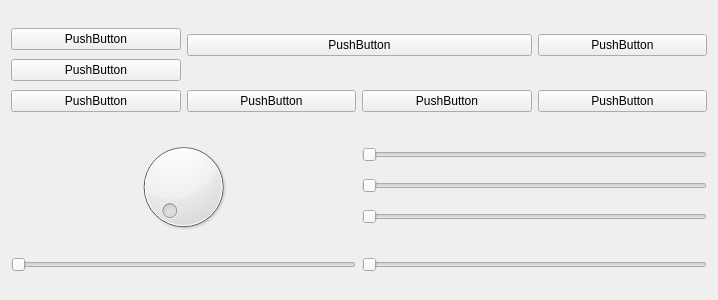
<?xml version="1.0" encoding="UTF-8"?>
<ui version="4.0">
 <class>Widget</class>
 <widget class="QWidget" name="Widget">
  <property name="geometry">
   <rect>
    <x>0</x>
    <y>0</y>
    <width>718</width>
    <height>300</height>
   </rect>
  </property>
  <property name="windowTitle">
   <string>Widget</string>
  </property>
  <layout class="QHBoxLayout" name="horizontalLayout">
   <item>
    <layout class="QGridLayout" name="gridLayout">
     <item row="0" column="0" rowspan="2">
      <layout class="QVBoxLayout" name="verticalLayout">
       <item>
        <widget class="QPushButton" name="pushButton">
         <property name="text">
          <string>PushButton</string>
         </property>
        </widget>
       </item>
       <item>
        <widget class="QPushButton" name="pushButton_2">
         <property name="text">
          <string>PushButton</string>
         </property>
        </widget>
       </item>
       <item>
        <widget class="QPushButton" name="pushButton_6">
         <property name="text">
          <string>PushButton</string>
         </property>
        </widget>
       </item>
      </layout>
     </item>
     <item row="0" column="1" colspan="2">
      <widget class="QPushButton" name="pushButton_4">
       <property name="text">
        <string>PushButton</string>
       </property>
      </widget>
     </item>
     <item row="0" column="3">
      <widget class="QPushButton" name="pushButton_8">
       <property name="text">
        <string>PushButton</string>
       </property>
      </widget>
     </item>
     <item row="1" column="2" colspan="2">
      <layout class="QHBoxLayout" name="horizontalLayout_2">
       <item>
        <widget class="QPushButton" name="pushButton_7">
         <property name="text">
          <string>PushButton</string>
         </property>
        </widget>
       </item>
       <item>
        <widget class="QPushButton" name="pushButton_5">
         <property name="text">
          <string>PushButton</string>
         </property>
        </widget>
       </item>
      </layout>
     </item>
     <item row="2" column="2" colspan="2">
      <layout class="QVBoxLayout" name="verticalLayout_3">
       <item>
        <widget class="QSlider" name="horizontalSlider">
         <property name="maximumSize">
          <size>
           <width>397</width>
           <height>16777215</height>
          </size>
         </property>
         <property name="orientation">
          <enum>Qt::Horizontal</enum>
         </property>
        </widget>
       </item>
       <item>
        <widget class="QSlider" name="horizontalSlider_3">
         <property name="maximumSize">
          <size>
           <width>397</width>
           <height>16777215</height>
          </size>
         </property>
         <property name="orientation">
          <enum>Qt::Horizontal</enum>
         </property>
        </widget>
       </item>
       <item>
        <widget class="QSlider" name="horizontalSlider_2">
         <property name="maximumSize">
          <size>
           <width>397</width>
           <height>16777215</height>
          </size>
         </property>
         <property name="orientation">
          <enum>Qt::Horizontal</enum>
         </property>
        </widget>
       </item>
      </layout>
     </item>
     <item row="2" column="0" colspan="2">
      <widget class="QDial" name="dial"/>
     </item>
     <item row="1" column="1">
      <widget class="QPushButton" name="pushButton_3">
       <property name="text">
        <string>PushButton</string>
       </property>
      </widget>
     </item>
     <item row="3" column="0" colspan="4">
      <layout class="QHBoxLayout" name="horizontalLayout_3">
       <item>
        <widget class="QSlider" name="horizontalSlider_6">
         <property name="orientation">
          <enum>Qt::Horizontal</enum>
         </property>
        </widget>
       </item>
       <item>
        <widget class="QSlider" name="horizontalSlider_4">
         <property name="orientation">
          <enum>Qt::Horizontal</enum>
         </property>
        </widget>
       </item>
      </layout>
     </item>
    </layout>
   </item>
  </layout>
 </widget>
 <resources/>
 <connections/>
 <buttongroups>
  <buttongroup name="buttonGroup"/>
 </buttongroups>
</ui>
